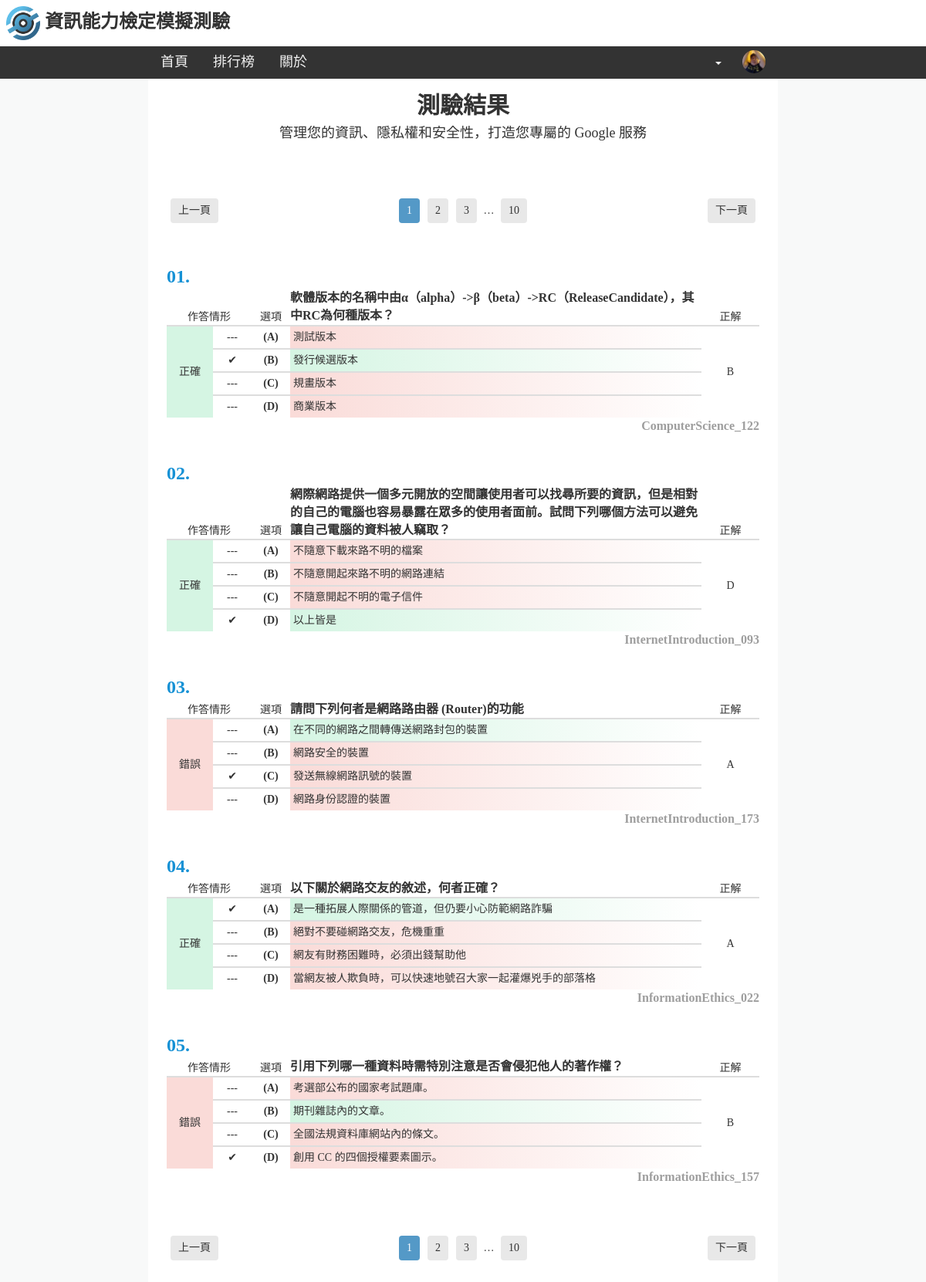
The app's page /itmocktest/review.php?page=1 (signed in) with its own data.
### tables this page shows
CREATE TABLE `user` (
  `identity` int(1) NOT NULL,
  `username` varchar(30) NOT NULL,
  `password` varchar(100) NOT NULL,
  `role` tinyint(1) NOT NULL DEFAULT '0',
  `reg_time` int(1) NOT NULL,
  `last_login` int(1) NOT NULL DEFAULT '-1',
  `high_score` tinyint(1) NOT NULL DEFAULT '0',
  `transcript` text NOT NULL,
  `last_score` tinyint(1) NOT NULL DEFAULT '0',
  `test_time` int(1) NOT NULL,
  `elapsed_time` int(1) NOT NULL
);

CREATE TABLE `ex_compsci` (
  `no` int(1) NOT NULL,
  `question` text NOT NULL,
  `A` tinytext NOT NULL,
  `B` tinytext NOT NULL,
  `C` tinytext NOT NULL,
  `D` tinytext NOT NULL,
  `answer` char(1) NOT NULL,
  `A_time` int(1) NOT NULL DEFAULT '0',
  `B_time` int(1) NOT NULL DEFAULT '0',
  `C_time` int(1) NOT NULL DEFAULT '0',
  `D_time` int(1) NOT NULL DEFAULT '0'
);

CREATE TABLE `ex_intro` (
  `no` int(1) NOT NULL,
  `question` text NOT NULL,
  `A` tinytext NOT NULL,
  `B` tinytext NOT NULL,
  `C` tinytext NOT NULL,
  `D` tinytext NOT NULL,
  `answer` char(1) NOT NULL,
  `A_time` int(1) NOT NULL DEFAULT '0',
  `B_time` int(1) NOT NULL DEFAULT '0',
  `C_time` int(1) NOT NULL DEFAULT '0',
  `D_time` int(1) NOT NULL DEFAULT '0'
);

CREATE TABLE `ex_ethics` (
  `no` int(1) NOT NULL,
  `question` text NOT NULL,
  `A` tinytext NOT NULL,
  `B` tinytext NOT NULL,
  `C` tinytext NOT NULL,
  `D` tinytext NOT NULL,
  `answer` char(1) NOT NULL,
  `A_time` int(1) NOT NULL DEFAULT '0',
  `B_time` int(1) NOT NULL DEFAULT '0',
  `C_time` int(1) NOT NULL DEFAULT '0',
  `D_time` int(1) NOT NULL DEFAULT '0'
);

### itmocktest/review.php (the view, shortened to what this page needs)
<!DOCTYPE html>
<html>
<head>
	<link rel="stylesheet" href="https://maxcdn.bootstrapcdn.com/bootstrap/3.4.1/css/bootstrap.min.css">
	<link href="des.css" rel="stylesheet" type="text/css">
	<?php include("utility_functions.php"); ?>
	<?php top_menu(); ?>
</head>
<body>
	<div class="padding">
		<h2 align="center" style="font-weight: bold;">測驗結果</h2>
		<h4 align="center" style="padding-bottom: 32px;">管理您的資訊、隱私權和安全性，打造您專屬的 Google 服務</h4>
		<?php
		$con=db_link();
		$member_ID=$_COOKIE["member_ID"];
		$result=mysqli_query($con, "SELECT * FROM user WHERE identity='$member_ID'");
		$row=mysqli_fetch_assoc($result);
		if(isset($_GET["mode"]))
		{
			if($_GET["mode"]=="practice")
			{
				$test_data=test_data($_COOKIE["transcript"]);
				$amount=count($test_data);
				$other_url_value["mode"]="practice";
			}
			else
				header("location: /itmocktest/review.php?page=1");
		}
		else
		{
			$test_data=test_data($row["transcript"]);
			$amount=50;
			$other_url_value=NULL;
		}
		pagination($_GET["page"], $amount/5, $other_url_value);
		?>
		<table width="100%" align="center" cellpadding="5" border="0">
			<?php
			for($i=($_GET["page"]-1)*5+1; $i<=$_GET["page"]*5; $i++)
			{
				$question_db_name=question_db_name($test_data[$i][0]);
				$question_number=$test_data[$i][1];
				$result=mysqli_query($con, "SELECT * FROM $question_db_name[0] WHERE no='$question_number'");
				$row=mysqli_fetch_assoc($result);
				echo "<tr>";
				echo "<td colspan='5'>";
				echo "<div style='font-size: 24px; color: #1591D5; font-weight: bold;'>".str_pad($i, 2, "0", STR_PAD_LEFT).".</div>";
				echo "</td>";
				echo "</tr>";
				echo "<tr>";
				echo "<td align='center' valign='bottom' colspan='2'>作答情形</td>";
				echo "<td align='center' valign='bottom'>選項</td>";
				echo "<td><font size='3'><b>".$row["question"]."</b></font></td>";
				echo "<td align='center' valign='bottom'>正解</td>";
				echo "</tr>";
				echo "<tr class='top_line'>";
				if($test_data[$i][2]=="N")
					echo "<td align='center' rowspan='4' style='background-color: #EAEDED;'>未作答</td>";
				else if($test_data[$i][2]==$row["answer"])
					echo "<td align='center' rowspan='4' style='background-color: #D5F5E3'>正確</td>";
				else
					echo "<td align='center' rowspan='4' style='background-color: #FADBD8'>錯誤</td>";
				echo "<td align='center'>".($test_data[$i][2]=="A" ? "✔" : "---")."</td>";
				echo "<td align='center' width='25'><b>(A)</b></td>";
				echo "<td ".correct_color($row["answer"], "A")."><div style='padding: 4px;'>".$row["A"]."</div></td>";
				echo "<td align='center' rowspan='4'>".$row["answer"]."</td>";
				echo "</tr>";
				echo "<tr class='top_line'>";
				echo "<td align='center'>".($test_data[$i][2]=="B" ? "✔" : "---")."</td>";
				echo "<td align='center' width='25'><b>(B)</b></td>";
				echo "<td ".correct_color($row["answer"], "B")."><div style='padding: 4px;'>".$row["B"]."</div></td>";
				echo "</tr>";
				echo "<tr class='top_line'>";
				echo "<td align='center'>".($test_data[$i][2]=="C" ? "✔" : "---")."</td>";
				echo "<td align='center' width='25'><b>(C)</b></td>";
				echo "<td ".correct_color($row["answer"], "C")."><div style='padding: 4px;'>".$row["C"]."</div></td>";
				echo "</tr>";
				echo "<tr class='top_line'>";
				echo "<td align='center'>".($test_data[$i][2]=="D" ? "✔" : "---")."</td>";
				echo "<td align='center' width='25'><b>(D)</b></td>";
				echo "<td ".correct_color($row["answer"], "D")."><div style='padding: 4px;'>".$row["D"]."</div></td>";
				echo "</tr>";
				echo "<tr>";
				echo "<td colspan='5' align='right'><div style='font-size: 16px; font-weight: bold; color: #9E9E9E; padding-bottom: 32px;'>".$question_db_name[1]."_".str_pad($question_number, 3, "0", STR_PAD_LEFT)."</div></td>";
				echo "</tr>";
			}
			?>
		</table>
	</div>
</body>
</html>

### itmocktest/utility_functions.php (shortened to what this page needs)
<?php
function db_link()
{
	return mysqli_connect("localhost", "root", "password", "php2020");
}
function top_menu()
{
	echo "<div class='top_bar top_title'>";
	echo "<a href='/itmocktest/homepage.php'>";
	echo "<img src='/itmocktest/image/logo.png' width='44'>&nbsp;資訊能力檢定模擬測驗";
	echo "</a>";
	echo "</div>";
	echo "<div class='top_bar top_menu'>";
	echo "<a class='bookmark' href='/itmocktest/homepage.php'>首頁</a>";
	echo "<a class='bookmark' href='/itmocktest/leaderboard.php'>排行榜</a>";
	echo "<a class='bookmark' href='/itmocktest/about.php'>關於</a>";
	if(isset($_COOKIE["member_ID"]))
	{
		$con=db_link();
		$member_ID=$_COOKIE["member_ID"];
		$result=mysqli_query($con, "SELECT * FROM user WHERE identity='$member_ID'");
		$row=mysqli_fetch_assoc($result);
		echo "<div style='float: right; margin-right: calc(18% + 110px);'>";
		echo "<div class='btn-group' style='width: 110px; position: fixed;'>";
		echo "<a class='bookmark' data-toggle='dropdown'><span class='caret'></span></a>";
		echo "<a href='/itmocktest/user/profile.php?id=".$row["identity"]."'>";
		echo "<img src='/itmocktest/image/avatar/".$row["username"].".png' class='rounded on_bar'>";
		echo "</a>";
		echo "</div>";
		echo "</div>";
	}
	echo "</div>";
	return;
}
function pagination($page, $max_page, $other_url_value=NULL)
{
	$url_value="?";
	$url_value.="page=";
	echo "<center>";
	if($page==1)
		echo "<button class='page' style='float: left;' disabled='disabled'>上一頁</button>";
	else
		echo "<button class='page' style='float: left;' onclick='javascript: location.href=\"".$url_value.($page-1)."\"'>上一頁</button>";
	for($i=$page-2; $i<=$page+2; $i++)
	{
		if($i<1 || $i>$max_page)
			continue;
		if($i!=$page)
			echo "<button class='page' onclick='javascript: location.href=\"".$url_value.$i."\"'>".$i."</button>";
		else
			echo "<button class='page active' disabled='disabled'>".$i."</button>";
	}
	if($page<=$max_page-3)
		echo " … <button class='page' onclick='javascript: location.href=\"".$url_value.$max_page."\"'>".$max_page."</button>";
	if($page==$max_page)
		echo "<button class='page' style='float: right;' disabled='disabled'>下一頁</button>";
	else
		echo "<button class='page' style='float: right;' onclick='javascript: location.href=\"".$url_value.($page+1)."\"'>下一頁</button>";
	echo "</center>";
	return;
}
function question_db_name($type)
{
	switch($type)
	{
		case 0:
			return array("ex_compsci", "ComputerScience", "計算機概論");
		case 1:
			return array("ex_intro", "InternetIntroduction", "網際網路概論");
		case 3:
			return array("ex_ethics", "InformationEthics", "資訊素養與倫理");
	}
}
function test_data($transcript)
{
	$split=str_split($transcript, 5);
	for($i=0; $i<count($split); $i++)
	{
		$serial=intval(substr($split[$i], 0, -1));
		$test_data[$i+1]=array((int)floor($serial/1000), $serial%1000, substr($split[$i], -1));
	}
	return $test_data;
}
function correct_color($answer, $selection)
{
	if($answer==$selection)
		return "style='background: linear-gradient(to left, #FFFFFF 0%, #D5F5E3 100%);'";
	else
		return "style='background: linear-gradient(to left, #FFFFFF 0%, #FADBD8 100%);'";
}
?>

### itmocktest/des.css (style rules this page uses)
body { background-color: #F8F9F9; font-family: Microsoft YaHei; }
.top_bar { width: 100%; position: fixed; overflow: hidden; -webkit-user-select: none; -moz-user-select: none; user-select: none; }
.top_title { padding: 8px; height: 60px; background-color: white; z-index: 2; }
.top_title a { color: #333333; text-decoration: none; font-size: 24px; font-weight: bold; }
.top_menu { padding-top: 60px; padding-left: 16%; background-color: #333333; z-index: 1; }
.top_menu .bookmark { float: left; color: #f2f2f2; text-align: center; padding: 8px 16px; text-decoration: none; font-size: 18px; transition-duration: 0.2s; }
.padding { padding-top: 100px; padding-right: 2%; padding-left: 2%; padding-bottom: 32px; margin-right: 16%; margin-left: 16%; min-height: 100vh; background-color: white; }
.rounded { border-radius: 50%; cursor: pointer; transition: 0.2s ease; }
.rounded.on_bar { height: 30px; width: 30px; margin-top: 5px; margin-left: 10%; }
.page { background-color: #E8E8E8; border: none; margin-top: 32px; margin-bottom: 32px; margin-left: 5px; margin-right: 5px; border-radius: 4px; padding: 6px 10px; text-align: center; font-family: Microsoft YaHei; }
.page + .active { background-color: #5499C7; color: white; }
tr.top_line td { border-top: 2px #DDDDDD solid; }

### records on screen
user: username (picture)
ex_compsci: i "01", question "軟體版本的名稱中由α（alpha）->β（beta）->RC（ReleaseCandidate），其中RC為何種版本？", shows "正確", A "測試版本", answer "B", B "發行候選版本", C "規畫版本", D "商業版本", question_db_name "ComputerScience", question_number "122"
ex_intro: i "02", question "網際網路提供一個多元開放的空間讓使用者可以找尋所要的資訊，但是相對的自己的電腦也容易暴露在眾多的使用者面前。試問下列哪個方法可以避免讓自己電腦的資料被人竊取？", shows "正確", A "不隨意下載來路不明的檔案", answer "D", B "不隨意開起來路不明的網路連結", C "不隨意開起不明的電子信件", D "以上皆是", question_db_name "InternetIntroduction", question_number "093"
ex_intro: i "03", question "請問下列何者是網路路由器 (Router)的功能", shows "錯誤", A "在不同的網路之間轉傳送網路封包的裝置", answer "A", B "網路安全的裝置", C "發送無線網路訊號的裝置", D "網路身份認證的裝置", question_db_name "InternetIntroduction", question_number "173"
ex_ethics: i "04", question "以下關於網路交友的敘述，何者正確？", A "是一種拓展人際關係的管道，但仍要小心防範網路詐騙", answer "A", B "絕對不要碰網路交友，危機重重", C "網友有財務困難時，必須出錢幫助他", D "當網友被人欺負時，可以快速地號召大家一起灌爆兇手的部落格", question_db_name "InformationEthics", question_number "022"
ex_ethics: i "05", question "引用下列哪一種資料時需特別注意是否會侵犯他人的著作權？", shows "錯誤", A "考選部公布的國家考試題庫。", answer "B", B "期刊雜誌內的文章。", C "全國法規資料庫網站內的條文。", D "創用 CC 的四個授權要素圖示。", question_db_name "InformationEthics", question_number "157"

### other values on screen
$max_page "10 10"
